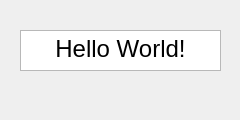
<?xml version="1.0" encoding="UTF-8"?>
<ui version="4.0">
 <class>Form</class>
 <widget class="QWidget" name="Form">
  <property name="geometry">
   <rect>
    <x>0</x>
    <y>0</y>
    <width>240</width>
    <height>120</height>
   </rect>
  </property>
  <property name="windowTitle">
   <string>Form</string>
  </property>
  <widget class="QTextEdit" name="textEdit">
   <property name="geometry">
    <rect>
     <x>20</x>
     <y>30</y>
     <width>201</width>
     <height>41</height>
    </rect>
   </property>
   <property name="html">
    <string>&lt;!DOCTYPE HTML PUBLIC &quot;-//W3C//DTD HTML 4.0//EN&quot; &quot;http://www.w3.org/TR/REC-html40/strict.dtd&quot;&gt;
&lt;html&gt;&lt;head&gt;&lt;meta name=&quot;qrichtext&quot; content=&quot;1&quot; /&gt;&lt;style type=&quot;text/css&quot;&gt;
p, li { white-space: pre-wrap; }
&lt;/style&gt;&lt;/head&gt;&lt;body style=&quot; font-family:'MS Shell Dlg 2'; font-size:8.25pt; font-weight:400; font-style:normal;&quot;&gt;
&lt;p align=&quot;center&quot; style=&quot; margin-top:0px; margin-bottom:0px; margin-left:0px; margin-right:0px; -qt-block-indent:0; text-indent:0px;&quot;&gt;&lt;span style=&quot; font-size:18pt;&quot;&gt;Hello World!&lt;/span&gt;&lt;/p&gt;&lt;/body&gt;&lt;/html&gt;</string>
   </property>
  </widget>
 </widget>
 <resources/>
 <connections/>
</ui>
